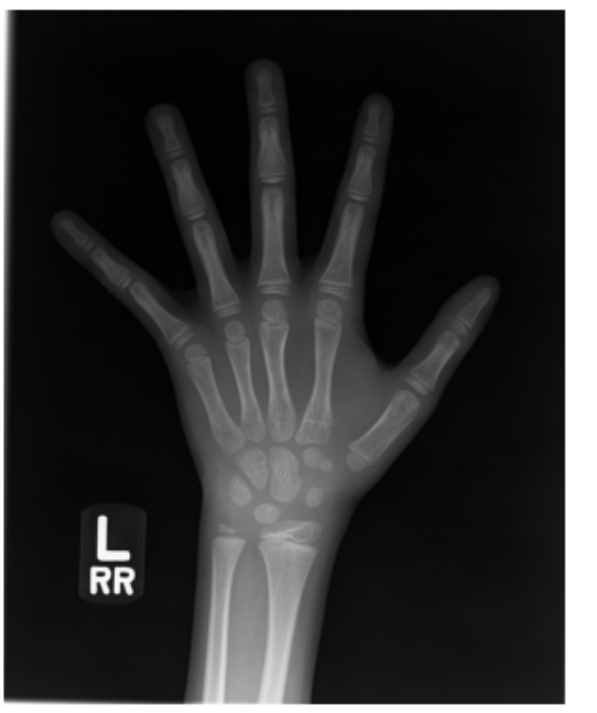
#> input picture backend/check_this_image.jpg, 597 x 713 px
$ python test_gray_analysis.py
#> lines starting #> are read from the running program, lines starting #| are printed output that depends on the picture; after the words box and inside, x2 and y2 are one past the last pixel; in counts of white or black regions, pixels touching at a corner belong together
"""
分析图像灰度分布
用于确定骨骼的真实灰度区间
"""

import cv2
import numpy as np
import matplotlib.pyplot as plt
from pathlib import Path


def analyze_gray_distribution(image_path):
    """分析图像灰度分布"""
#> called with image_path = 'check_this_image.jpg'
    # 读取图像
    image = cv2.imread(image_path)
#> image is the input picture: shape (713, 597, 3); min 0, max 255, mean 51.2
    if image is None:
        print(f"无法读取图像: {image_path}")
        return

    # 转换为灰度图
    gray = cv2.cvtColor(image, cv2.COLOR_BGR2GRAY)

    print(f"\n{'='*60}")
    print(f"图像分析: {Path(image_path).name}")
    print(f"{'='*60}")
    print(f"图像尺寸: {gray.shape}")
#| 图像尺寸: (713, 597)

    # 基本统计
    print(f"\n灰度值统计:")
    print(f"  最小值: {gray.min()}")
#|   最小值: 0
    print(f"  最大值: {gray.max()}")
#|   最大值: 255
    print(f"  均值: {gray.mean():.2f}")
#|   均值: 51.17
    print(f"  标准差: {gray.std():.2f}")
#|   标准差: 73.72

    # 计算直方图
    hist = cv2.calcHist([gray], [0], None, [256], [0, 256])
#> hist = 256 values, max 33813 at index 255, min 0 at index 254, mean 1662.7
    hist = hist.flatten()

    # 分析灰度分布
    print(f"\n灰度分布分析:")

    # 找出主要峰值
    peak_gray = np.argmax(hist)
#> peak_gray = 255
    print(f"  主峰值位置: {peak_gray}")
#|   主峰值位置: 255
    print(f"  主峰值计数: {hist[peak_gray]:.0f}")
#|   主峰值计数: 33813

    # 计算不同灰度区间的像素数
    ranges = [
        (0, 50, "暗区"),
        (50, 100, "次暗区"),
        (100, 150, "中灰区"),
        (150, 200, "次亮区"),
        (200, 256, "亮区")
    ]

    print(f"\n灰度区间分布:")
    total_pixels = gray.shape[0] * gray.shape[1]
#> total_pixels = 425661
    for low, high, name in ranges:
        count = np.sum((gray >= low) & (gray < high))
        percentage = count / total_pixels * 100
        print(f"  {name} [{low:>3}-{high:>3}]: {count:>8} 像素 ({percentage:>5.2f}%)")
#> this loop made 5 passes
#> (count, percentage) on passes 1 to 5: (300779, 70.66), (50169, 11.79), (28024, 6.58), (9628, 2.26), (37061, 8.71)
#|   暗区 [  0- 50]:   300779 像素 (70.66%)
#|   次暗区 [ 50-100]:    50169 像素 (11.79%)
#|   中灰区 [100-150]:    28024 像素 ( 6.58%)
#|   次亮区 [150-200]:     9628 像素 ( 2.26%)
#|   亮区 [200-256]:    37061 像素 ( 8.71%)

    # 分析边缘区域（应该主要是背景）
    margin = 20
    edge_region = np.concatenate([
        gray[:margin, :].flatten(),
        gray[-margin:, :].flatten(),
        gray[:, :margin].flatten(),
        gray[:, -margin:].flatten()
    ])

    print(f"\n边缘区域分析（应该是背景）:")
    print(f"  边缘均值: {edge_region.mean():.2f}")
#|   边缘均值: 159.70
    print(f"  边缘标准差: {edge_region.std():.2f}")
#|   边缘标准差: 110.04
    print(f"  边缘范围: [{edge_region.min()}, {edge_region.max()}]")
#|   边缘范围: [5, 255]

    # 判断背景类型
    bg_mean = edge_region.mean()
#> bg_mean = 159.7
    if bg_mean > 127:
        bg_type = "亮背景"
        bone_range = (50, bg_mean)  # 骨骼在中间灰度
#> bone_range = (50, 159.7)
    else:
        bg_type = "暗背景"
        bone_range = (bg_mean, 200)  # 骨骼在较亮区域

    print(f"\n背景类型: {bg_type}")
    print(f"推测骨骼灰度范围: [{bone_range[0]:.0f}, {bone_range[1]:.0f}]")
#| 推测骨骼灰度范围: [50, 160]

    # 使用Otsu自动阈值
    _, otsu_thresh = cv2.threshold(gray, 0, 255, cv2.THRESH_BINARY + cv2.THRESH_OTSU)
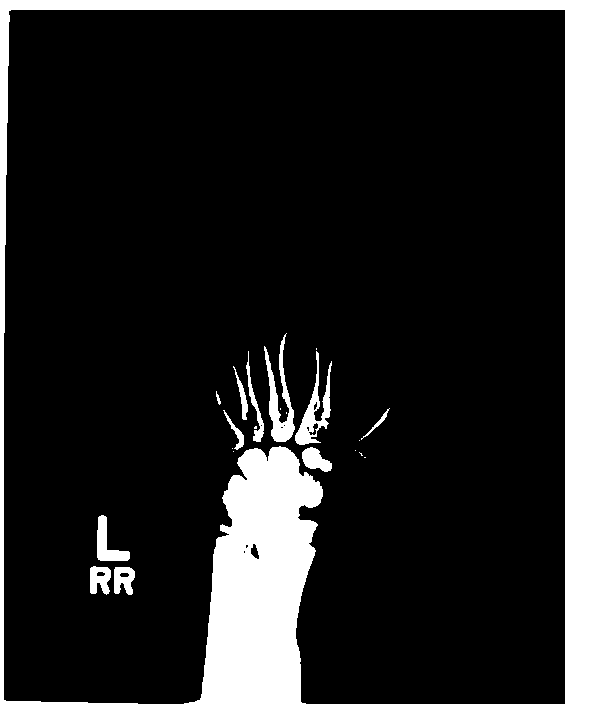
#> otsu_thresh: shape (713, 597); 15.4% white; 22 white regions (10 under 20 px), largest, box (x1, y1, x2, y2) and area: (0, 0, 597, 713) 60063, (264, 333, 295, 442) 1244, (295, 351, 332, 445) 1115
    if isinstance(otsu_thresh, np.ndarray):
        otsu_thresh_value = int(otsu_thresh[0, 0])
#> otsu_thresh_value = 255
    else:
        otsu_thresh_value = int(otsu_thresh)
    print(f"\nOtsu自动阈值: {otsu_thresh_value}")
#| Otsu自动阈值: 255

    # 尝试不同的阈值
    print(f"\n不同阈值的分割效果:")
    for thresh in [80, 100, 120, 140, otsu_thresh_value]:
        _, binary = cv2.threshold(gray, thresh, 255, cv2.THRESH_BINARY_INV)
        bone_pixels = np.sum(binary > 0)
        bone_percentage = bone_pixels / total_pixels * 100
        print(f"  阈值={thresh:>3}: 骨骼像素={bone_pixels:>7} ({bone_percentage:>5.2f}%)")
#> this loop made 5 passes
#> (thresh, bone_pixels, bone_percentage) on passes 1 to 5: (80, 334051, 78.48), (100, 351576, 82.6), (120, 364199, 85.56), (140, 375062, 88.11), (255, 425661, 100)
#|   阈值= 80: 骨骼像素= 334051 (78.48%)
#|   阈值=100: 骨骼像素= 351576 (82.60%)
#|   阈值=120: 骨骼像素= 364199 (85.56%)
#|   阈值=140: 骨骼像素= 375062 (88.11%)
#|   阈值=255: 骨骼像素= 425661 (100.00%)
#> pass 1, in analyze_gray_distribution, `_, binary = cv2.threshold(gray, thresh, 255, cv2.THRESH_BINARY_INV)`:
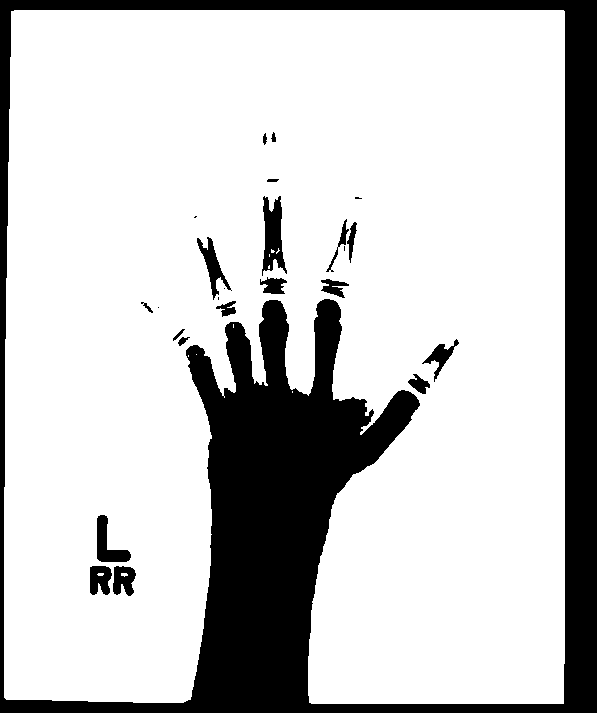
#> binary: shape (713, 597); 78.5% white; 25 black regions (6 under 20 px), largest, box (x1, y1, x2, y2) and area: (0, 0, 597, 713) 86045, (262, 196, 287, 276) 1159, (97, 515, 131, 562) 735
#> pass 2, in analyze_gray_distribution, `_, binary = cv2.threshold(gray, thresh, 255, cv2.THRESH_BINARY_INV)`:
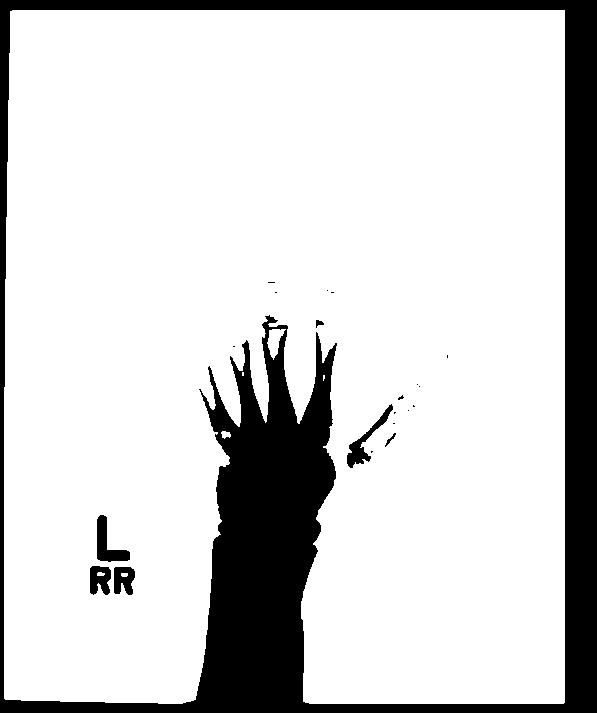
#> binary: shape (713, 597); 82.6% white; 21 black regions (14 under 20 px), largest, box (x1, y1, x2, y2) and area: (0, 0, 597, 713) 71706, (97, 515, 130, 562) 695, (347, 404, 393, 468) 644
#> pass 3, in analyze_gray_distribution, `_, binary = cv2.threshold(gray, thresh, 255, cv2.THRESH_BINARY_INV)`:
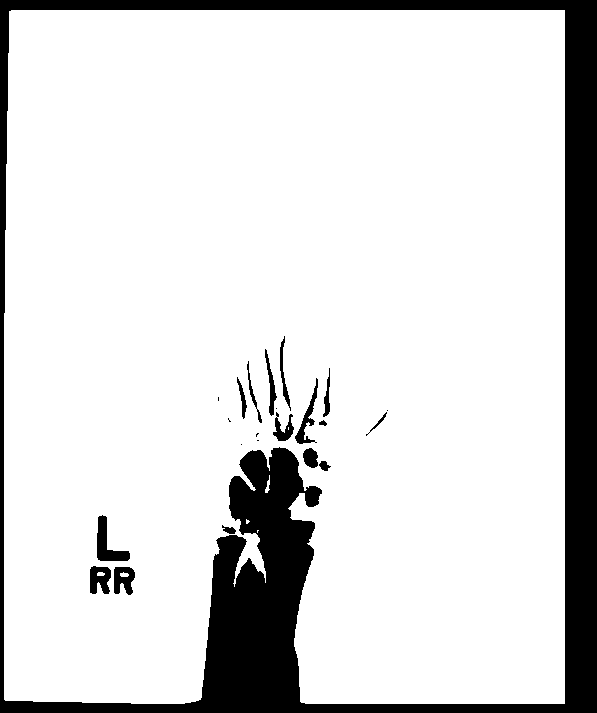
#> binary: shape (713, 597); 85.6% white; 23 black regions (7 under 20 px), largest, box (x1, y1, x2, y2) and area: (0, 0, 597, 713) 57816, (97, 515, 130, 561) 658, (90, 566, 111, 594) 440

    # 建议的最佳阈值范围
    print(f"\n💡 建议:")
    print(f"  - 背景类型: {bg_type}")
    print(f"  - 骨骼灰度区间: {bone_range[0]:.0f} - {bone_range[1]:.0f}")
#|   - 骨骼灰度区间: 50 - 160
    print(f"  - 推荐阈值: {int((bone_range[0] + bone_range[1]) / 2)}")
#|   - 推荐阈值: 104

    return {
        'gray': gray,
        'hist': hist,
        'bg_mean': bg_mean,
        'bg_type': bg_type,
        'bone_range': bone_range,
        'otsu_thresh': otsu_thresh
    }


def main():
    """主函数"""
    test_images = [
        "check_this_image.jpg",
        "../frontend/src/static/AI_logo.jpg"
    ]

    for img_path in test_images:
        if Path(img_path).exists():
            analyze_gray_distribution(img_path)
        else:
            print(f"\n图像不存在: {img_path}")


if __name__ == "__main__":
    main()
